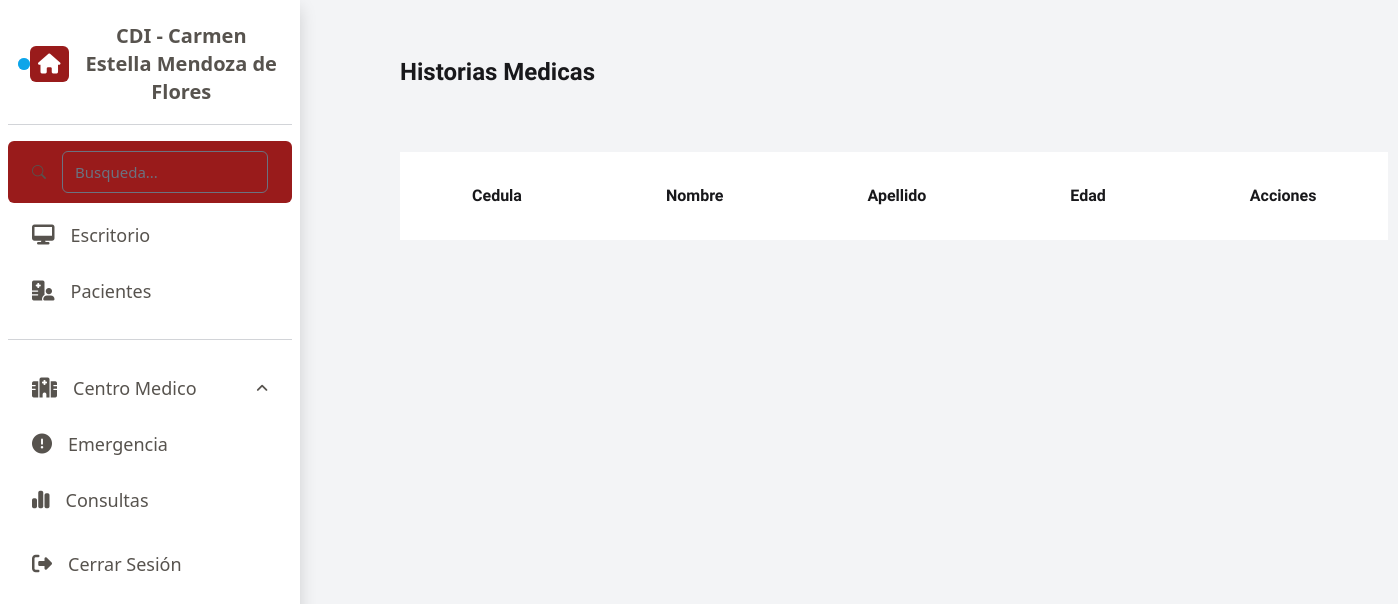
Page /vista/historias.php on the earlier database version.
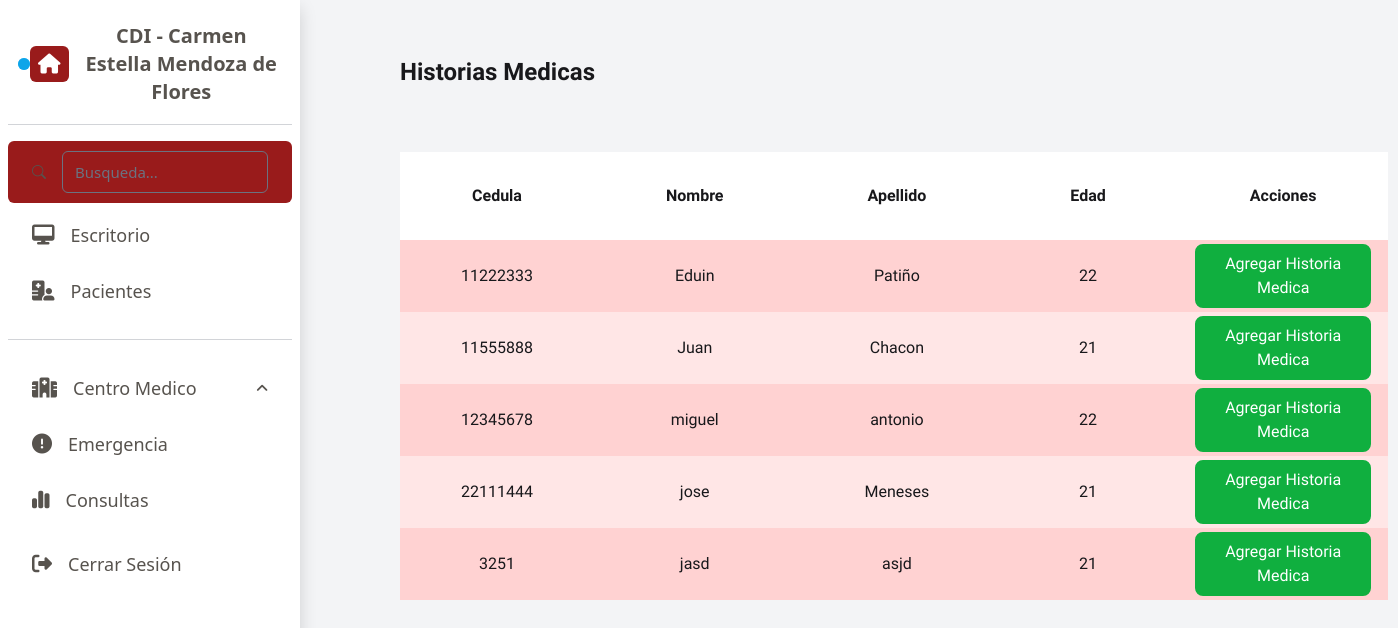
Same page on the later database version.
### tables this page shows
CREATE TABLE `pacientes` (
  `cedula` varchar(10) NOT NULL,
  `nombre` varchar(15) NOT NULL,
  `apellido` varchar(15) NOT NULL,
  `fechanac` date DEFAULT NULL,
  `edad` int NOT NULL,
  `telefono` varchar(15) DEFAULT NULL,
  `direccion` varchar(200) DEFAULT NULL,
  `ocupacion` varchar(30) DEFAULT NULL,
  `estadocivil` varchar(10) DEFAULT NULL,
  `habtoxico` varchar(30) DEFAULT NULL,
  `cedulap` varchar(10) NOT NULL,
  PRIMARY KEY (`cedula`),
  KEY `cedulape` (`cedulap`),
  CONSTRAINT `pacientes_ibfk_1` FOREIGN KEY (`cedulap`) REFERENCES `personal` (`cedulap`)
);

### vista/historias.php (the view, shortened to what this page needs)
<?php
    $db = conectarBD();
    $query = "SELECT * FROM pacientes";
    $resultadoConsulta = mysqli_query($db, $query);
    require 'comunes/librerias.php';
    require 'comunes/head.php';
?>
<body class="form-paciente bg-gray-100">
    <section class="contenedor text-zinc-900">
        <h1 class="text-2xl py-6">Historias Medicas</h1>
        <table class="my-10 w-full">
            <thead>
                <tr>
                    <th>Cedula</th>
                    <th>Nombre</th>
                    <th>Apellido</th>
                    <th>Edad</th>
                    <th>Acciones</th>
                </tr>
            </thead>
            <tbody>
                <?php while($pacientes = mysqli_fetch_assoc($resultadoConsulta)): ?>
                <tr>
                    <td style="padding: 1.5rem;"> <?php echo $pacientes['cedula']; ?> </td>
                    <td> <?php echo $pacientes['nombre']; ?> </td>
                    <td> <?php echo $pacientes['apellido']; ?></td>
                    <td> <?php echo $pacientes['edad']; ?></td>
                    <td>
                        <form action="" method="POST" class="" style="display: flex; justify-content: center;">
                            <a href="?pagina=crear_historia&cedula=<?php echo $pacientes['cedula']; ?>" style="font-family: 'Sora'; background-color: rgb(16, 175, 63);
                            border-radius: 0.5rem; border: 0.5rem solid rgb(16, 175, 63); color: white; margin: 0rem 1rem;">Agregar Historia Medica</a>
                        </form>
                    </td>
                </tr>
                <?php endwhile; ?>
            </tbody>
        </table>
    </section>
</body>

Differences in the rows shown:
added pacientes: cedula "11222333", nombre "Eduin", apellido "Patiño", edad "22"
added pacientes: cedula "11555888", nombre "Juan", apellido "Chacon", edad "21"
added pacientes: cedula "12345678", nombre "miguel", apellido "antonio", edad "22"
added pacientes: cedula "22111444", nombre "jose", apellido "Meneses", edad "21"
added pacientes: cedula "3251", nombre "jasd", apellido "asjd", edad "21"
